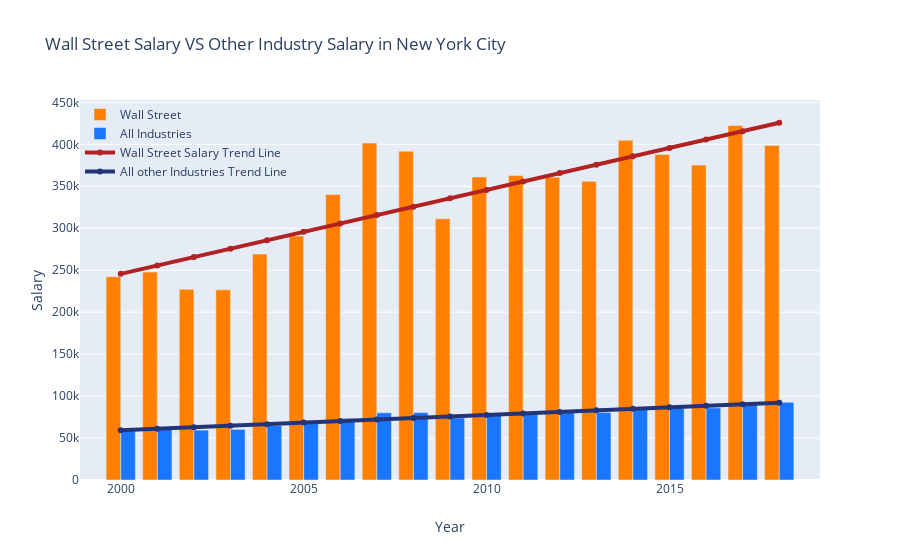

Write notebook code for a chart like this one.
### Code cell
import plotly.express as px

wall_street = tops_df[tops_df['TITLE'] == 'Financial Investment & Related Activity']
all_industries = tops_df[tops_df['TITLE'] == 'Total, All Industries']
layout = go.Layout(
    title="Wall Street Salary VS Other Industry Salary in New York City",
    yaxis=dict(title='Salary'),
    xaxis=dict(title='Year'),
    legend=dict(
        x=0,
        y=1.0,
        bgcolor='rgba(255, 255, 255, 0)',
        bordercolor='rgba(255, 255, 255, 0)'
    )
)
traces = [ 
    go.Bar(x=wall_street.YEAR, y=wall_street.ANNAVGSAL, name="Wall Street", marker_color='rgb(255, 128, 0)'), 
    go.Bar(x=all_industries.YEAR, y=all_industries.ANNAVGSAL, name="All Industries", marker_color='rgb(26, 118, 255)'),
    go.Scatter(x=wall_street_trend_df.index, y=wall_street_trend_df.prediction, name='Wall Street Salary Trend Line', line=dict(color='firebrick', width=4)),
    go.Scatter(x=all_industries_trend_df.index, y=all_industries_trend_df.prediction, name='All other Industries Trend Line', line=dict(color='rgb(35, 52, 120)', width=4)),

]
fig = go.Figure(data=traces, layout=layout)
fig.show()

### Figure 1 — Plotly figure (JSON) as saved in the notebook; plotly's stock layout.template omitted (floating-point values rounded to 4 significant figures)
{"data": [{"marker": {"color": "rgb(255, 128, 0)"}, "name": "Wall Street", "type": "bar", "x": [2000, 2001, 2002, 2003, 2004, 2005, 2006, 2007, 2008, 2009, 2010, 2011, 2012, 2013, 2014, 2015, 2016, 2017, 2018], "y": [242193, 247784, 227192, 226611, 269261, 290646, 340308, 401498, 391795, 311326, 361183, 362866, 360722, 355911, 404852, 387852, 375244, 422459, 398605]}, {"marker": {"color": "rgb(26, 118, 255)"}, "name": "All Industries", "type": "bar", "x": [2000, 2001, 2002, 2003, 2004, 2005, 2006, 2007, 2008, 2009, 2010, 2011, 2012, 2013, 2014, 2015, 2016, 2017, 2018], "y": [59103, 61045, 59461, 60365, 64834, 67858, 73268, 80092, 80378, 73917, 77997, 79968, 80565, 80459, 84750, 85785, 85967, 89836, 92640]}, {"line": {"color": "firebrick", "width": 4}, "name": "Wall Street Salary Trend Line", "type": "scatter", "x": [2000, 2001, 2002, 2003, 2004, 2005, 2006, 2007, 2008, 2009, 2010, 2011, 2012, 2013, 2014, 2015, 2016, 2017, 2018], "y": [245700.0, 255700.0, 265700.0, 275700.0, 285700.0, 295700.0, 305700.0, 315700.0, 325700.0, 335700.0, 345700.0, 355700.0, 365700.0, 375700.0, 385700.0, 395700.0, 405700.0, 415700.0, 425700.0]}, {"line": {"color": "rgb(35, 52, 120)", "width": 4}, "name": "All other Industries Trend Line", "type": "scatter", "x": [2000, 2001, 2002, 2003, 2004, 2005, 2006, 2007, 2008, 2009, 2010, 2011, 2012, 2013, 2014, 2015, 2016, 2017, 2018], "y": [59290.0, 61110.0, 62930.0, 64760.0, 66580.0, 68400.0, 70230.0, 72050.0, 73880.0, 75700.0, 77520.0, 79350.0, 81170.0, 82990.0, 84820.0, 86640.0, 88460.0, 90290.0, 92110.0]}], "layout": {"legend": {"bgcolor": "rgba(255, 255, 255, 0)", "bordercolor": "rgba(255, 255, 255, 0)", "x": 0, "y": 1}, "title": {"text": "Wall Street Salary VS Other Industry Salary in New York City"}, "xaxis": {"title": {"text": "Year"}}, "yaxis": {"title": {"text": "Salary"}}}}
